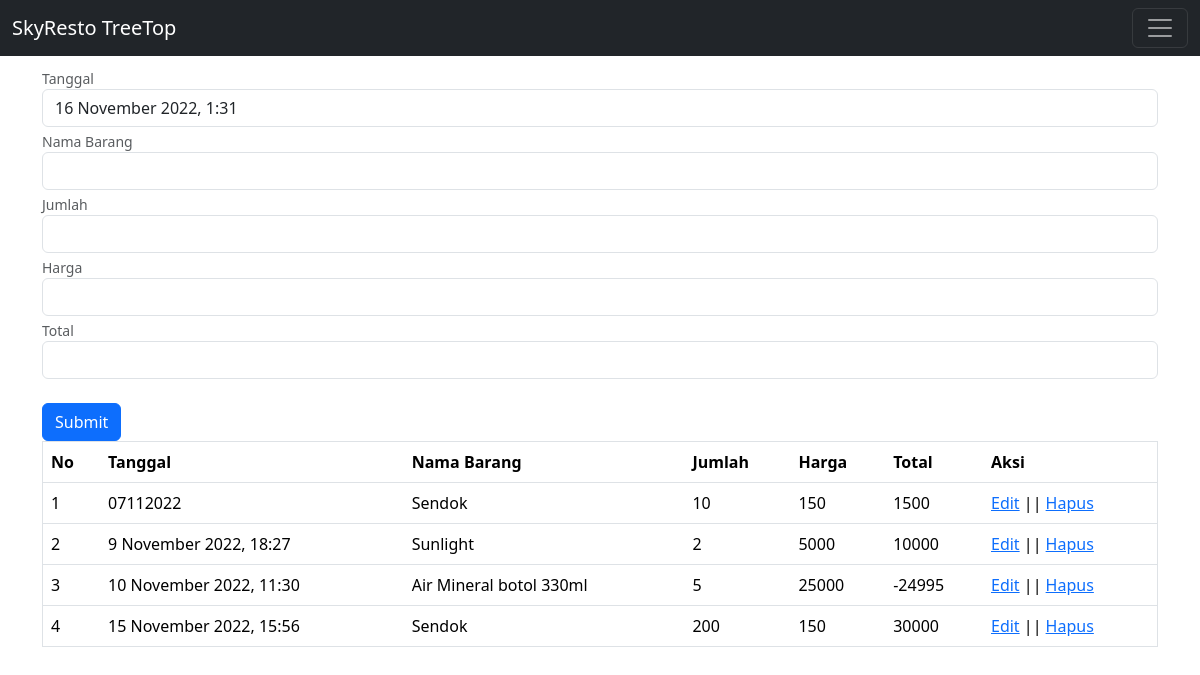
/pengeluaran.php (signed in), run on the app's committed database.
### tables this page shows
CREATE TABLE `pengeluaran` (
  `id` int(11) NOT NULL,
  `tgl` varchar(255) NOT NULL,
  `nama_barang` varchar(255) NOT NULL,
  `jumlah` varchar(255) NOT NULL,
  `harga` varchar(255) NOT NULL,
  `total` varchar(255) NOT NULL
);

### pengeluaran.php (the view, shortened to what this page needs)
<!DOCTYPE html>
<html>
<head>
    <link href="css/bootstrap.min.css" rel="stylesheet">
</head>
<body style="background-image :url(index.jpg);
  			background-repeat: no-repeat;
            color:#fff;">
<nav class="navbar navbar-dark bg-dark fixed-top">
  <div class="container-fluid">
    <a class="navbar-brand" href="halaman_admin.php">SkyResto TreeTop</a>
    <button class="navbar-toggler" type="button" data-bs-toggle="offcanvas" data-bs-target="#offcanvasDarkNavbar" aria-controls="offcanvasDarkNavbar">
      <span class="navbar-toggler-icon"></span>
    </button>
  </div>
</nav>
<nav style="--bs-breadcrumb-divider: '>';" aria-label="breadcrumb">
  <ol class="breadcrumb">
    <li class="breadcrumb-item"><a href="#">Home</a></li>
    <li class="breadcrumb-item active" aria-current="page">Library</li>
  </ol>
</nav>
<br>
<div class="container">
<form method="post" action="">
    <div id="emailHelp" class="form-text">Tanggal</div>
        <input type="text" class="form-control" name="tgl" value="<?php echo  date("j F Y, G:i");?>">
    <div id="emailHelp" class="form-text">Nama Barang</div>
        <input type="text" class="form-control" name="nama_barang">
    <div id="emailHelp" class="form-text">Jumlah</div>
        <input type="text" class="form-control" name="jumlah">
    <div id="emailHelp" class="form-text">Harga</div>
        <input type="text" class="form-control" name="harga">
    <div id="emailHelp" class="form-text">Total</div>
        <input type="text" class="form-control" name="total"><br>
        <button type="submit" class="btn btn-primary" name="submit" value="submit">Submit</button><br>
</div>
<div class="container">
<div class="box">
  <table id="pengeluaran" border="1" cellspacing="0" class="table">
    <thead>
      <tr>
        <th>No</th>
        <th>Tanggal</th>
        <th>Nama Barang</th>
        <th>Jumlah</th>
        <th>Harga</th>
        <th>Total</th>
        <th>Aksi</th>
      </tr>
    </thead>
    <tbody>
    <?php include "koneksi.php";
      $pengeluaran = mysqli_query($koneksi, "SELECT * FROM pengeluaran");
      while($row = mysqli_fetch_array($pengeluaran)){ ?>
      <tr>
        <td><?php echo $row['id'];?></td>
        <td><?php echo $row['tgl']; ?></td>
        <td><?php echo $row['nama_barang']; ?></td>
        <td><?php echo $row['jumlah']; ?></td>
        <td><?php echo $row['harga']; ?></td>
        <td><?php echo $row['total']; ?></td>
        <td>
          <a href="">Edit</a> || <a href="">Hapus</a>
        </td>
      </tr>
    <?php } ?>
    </tbody>
  </table>
</div>
</div>
</body>
</html>

### data on the page
pengeluaran: id "1", tgl "07112022", nama_barang "Sendok", jumlah "10", harga "150", total "1500"
pengeluaran: id "2", tgl "9 November 2022, 18:27", nama_barang "Sunlight", jumlah "2", harga "5000", total "10000"
pengeluaran: id "3", tgl "10 November 2022, 11:30", nama_barang "Air Mineral botol 330ml", jumlah "5", harga "25000", total "-24995"
pengeluaran: id "4", tgl "15 November 2022, 15:56", nama_barang "Sendok", jumlah "200", harga "150", total "30000"
